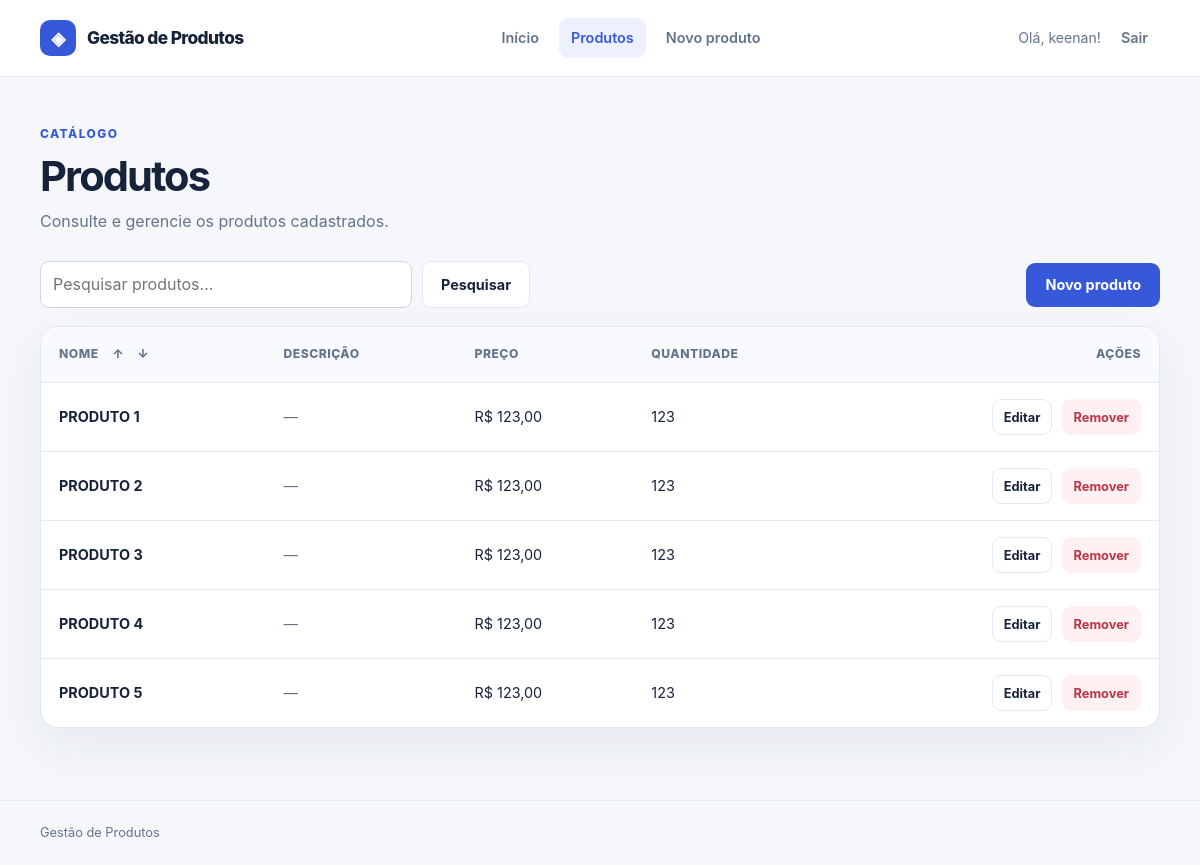
The page /listar_produtos/ (signed in) on the database its author committed.
### meu_app/models.py (models this page shows, shortened)
class Produto(models.Model):
    nome = models.CharField(max_length=100)
    descricao = models.TextField(blank=True, null=True)
    preco = models.DecimalField(max_digits=10, decimal_places=2)
    quantidade = models.IntegerField(default=0)
    ativo = models.BooleanField(default=True)
    data_cadastro = models.DateTimeField(auto_now_add=True)

### meu_app/views.py (the view)
# urls.py: path('listar_produtos/', views.listar_produtos, name='listar_produtos'),
@login_required
def listar_produtos(request):
    produtos = Produto.objects.all()
    produtos = produtos.filter(ativo=True)
    search = request.GET.get("search", "")
    if search:
        produtos = produtos.filter(nome__icontains=search)
    if request.GET.get("ordem") == "crescente":
        produtos = produtos.order_by("nome")
    elif request.GET.get("ordem") == "decrescente":
        produtos = produtos.order_by("-nome")
    dados = {
        "produtos": produtos,}
    return render(request, "listar_produtos.html", {"dados": dados})

### meu_app/templates/listar_produtos.html (shortened to what this page needs)
{% extends 'base.html' %}
{% block content %}
<div class="page-heading">
    <span class="eyebrow">Catálogo</span>
    <h1>Produtos</h1>
    <p>Consulte e gerencie os produtos cadastrados.</p>
</div>
<div class="toolbar">
    <form class="search-form" method="get" action="{% url 'listar_produtos' %}" role="search">
        <input id="busca" type="text" name="search" placeholder="Pesquisar produtos..." value="{{ request.GET.search }}">
        <button class="button button-secondary" type="submit">Pesquisar</button>
    </form>
    <a class="button button-primary" href="{% url 'cadastro_produto' %}">Novo produto</a>
</div>
<section class="card table-card" aria-label="Lista de produtos">
    {% if dados.produtos %}
    <div class="table-scroll">
        <table>
            <thead>
                <tr>
                    <th scope="col">Nome <span class="sort-links"><a href="?search={{ request.GET.search|urlencode }}&ordem=crescente" aria-label="Ordenar por nome crescente" >↑</a><a href="?search={{ request.GET.search|urlencode }}&ordem=decrescente" aria-label="Ordenar por nome decrescente" >↓</a></span></th>
                    <th scope="col">Descrição</th>
                    <th scope="col">Preço</th>
                    <th scope="col">Quantidade</th>
                    <th scope="col" class="actions-cell">Ações</th>
                </tr>
            </thead>
            <tbody>
                {% for produto in dados.produtos %}
                <tr>
                    <td class="product-name">{{ produto.nome }}</td>
                    <td class="description-cell">{{ produto.descricao|default:"—" }}</td>
                    <td class="numeric-cell">R$ {{ produto.preco|floatformat:2 }}</td>
                    <td class="numeric-cell">{{ produto.quantidade }}</td>
                    <td class="actions-cell">
                        <a class="button button-secondary button-small" href="{% url 'editar_produto' produto.id %}">Editar</a>
                        <a class="button button-danger button-small" href="{% url 'remover_produto' produto.id %}" onclick="return confirm('Tem certeza que deseja remover este produto?');">Remover</a>
                    </td>
                </tr>
                {% endfor %}
            </tbody>
        </table>
    </div>
    {% endif %}
</section>
{% endblock %}

### meu_app/templates/base.html (shortened to what this page needs)
{% load static %}
<!DOCTYPE html>
<html lang="pt-br">
<head>
    <link rel="stylesheet" href="{% static 'css/style.css' %}">
</head>
<body>
    {% include '_menu.html' %}
    <main class="page-shell" id="conteudo">
        {% block content %}{% endblock %}
    </main>
    <footer class="site-footer">
        <div class="footer-shell">Gestão de Produtos</div>
    </footer>
</body>
</html>

### meu_app/templates/_menu.html (shortened to what this page needs)
<header class="site-header">
    <nav class="nav-shell" aria-label="Navegação principal">
        <a class="brand" href="{% url 'index' %}" aria-label="Gestão de Produtos, início">
            <span class="brand-mark" aria-hidden="true">◈</span>
            <span>Gestão de Produtos</span>
        </a>
        {% if user.is_authenticated %}
        <div class="nav-links">
            <a href="{% url 'index' %}" {% if request.resolver_match.url_name == 'index' %}aria-current="page"{% endif %}>Início</a>
            <a href="{% url 'listar_produtos' %}" {% if request.resolver_match.url_name == 'listar_produtos' %}aria-current="page"{% endif %}>Produtos</a>
            <a href="{% url 'cadastro_produto' %}" {% if request.resolver_match.url_name == 'cadastro_produto' %}aria-current="page"{% endif %}>Novo produto</a>
        </div>
        <div class="nav-account">
            <span class="account-name">Olá, {{ user.username }}!</span>
            <form method="post" action="{% url 'logout' %}">
                <button type="submit" class="link-logout">Sair</button>
            </form>
        </div>
        {% else %}
        <div class="nav-account">
            <a href="{% url 'cadastrar_usuario' %}" {% if request.resolver_match.url_name == 'cadastrar_usuario' %}aria-current="page"{% endif %}>Criar conta</a>
            <a href="{% url 'login' %}" {% if request.resolver_match.url_name == 'login' %}aria-current="page"{% endif %}>Entrar</a>
        </div>
        {% endif %}
    </nav>
</header>

### rows shown on the page
Produto: nome "PRODUTO 1", descricao "—", preco "123,00", quantidade "123"
Produto: nome "PRODUTO 2", descricao "—", preco "123,00", quantidade "123"
Produto: nome "PRODUTO 3", descricao "—", preco "123,00", quantidade "123"
Produto: nome "PRODUTO 4", descricao "—", preco "123,00", quantidade "123"
Produto: nome "PRODUTO 5", descricao "—", preco "123,00", quantidade "123"

### other values the page prints
{{ user.username }} "keenan"
